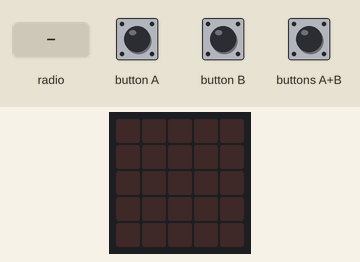
Recording of a program running on a simulated BBC micro:bit (MakeCode). On the bench: the board's 5×5 LED display. Inputs (shaded band) come from the test bench.

Above: at 1.2 s.
1.3 s: radio message "A" arrives
At 2.5 s:
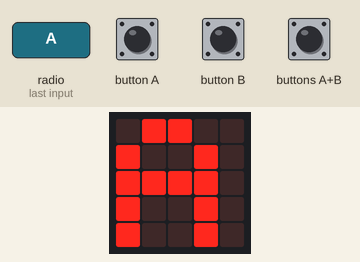
2.8 s: radio message "B" arrives
At 3.7 s:
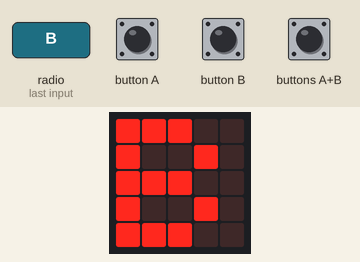
Timing chart, 0 to 5.8 s (numbered marks = the images above; inputs shaded):
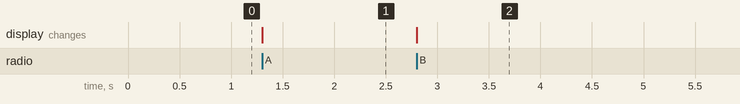

Measured:
- after the input at 1.3 s, the display: changes at once (image 1)
- after the input at 2.8 s, the display: changes at once (image 2)

The program:

main.ts
```typescript
input.onButtonPressed(Button.A, function () {
    radio.sendString("A")
})
input.onButtonPressed(Button.AB, function () {
    radio.sendString("")
})
radio.onReceivedString(function (receivedString) {
    basic.showString(receivedString)
})
input.onButtonPressed(Button.B, function () {
    radio.sendString("B")
})
radio.setTransmitPower(7)
radio.setFrequencyBand(7)
```

test.ts
```typescript
// les tests vont ici ; cela ne sera pas compilé si ce paquet est utilisé en tant qu'extension.
```
